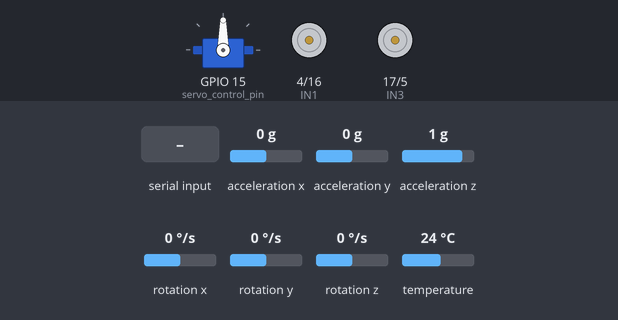
Simulated run of this sketch. Board: ESP32. Parts: servo, motor-driver pin pairs drawn as motors (green arrow = first pin HIGH = forward, orange = second pin HIGH = backward, longer = more drive, scaled by the enable pin). Inputs (shaded band) come from the test bench; at power-on: acceleration x 0 g, acceleration y 0 g, acceleration z 1 g, rotation x 0 °/s, rotation y 0 °/s, rotation z 0 °/s, temperature 24 °C. Nothing arrives over Bluetooth unless stated; what the sketch prints to the serial monitor is not drawn.

Above: at 2.2 s.
2.3 s: "F" received over the second serial link
At 3.5 s:
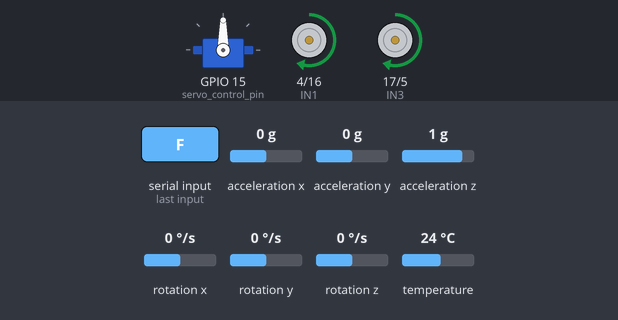
3.8 s: "B" received over the second serial link
At 4.9 s:
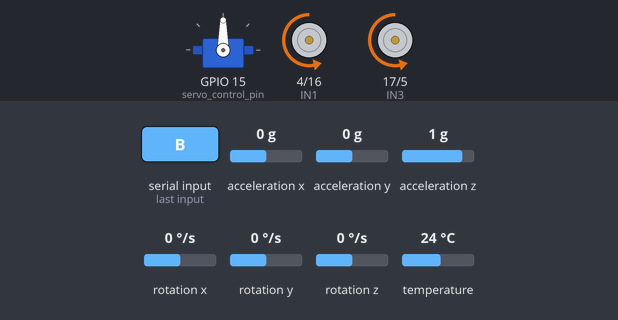
5.3 s: "1" received over the second serial link
At 5.9 s:
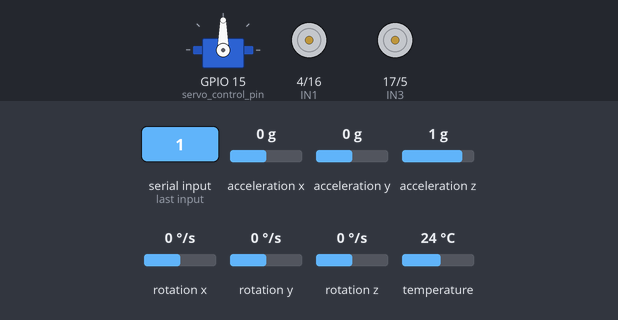
Timing chart, 0 to 8.3 s (numbered marks = the images above; inputs shaded):
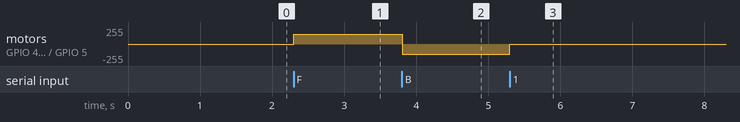

The sketch:

Survelliance_Car_with_PID_Control.ino
```cpp
//....................................MPU6050 define........................................
#include <ESP.h>
#include <Wire.h>
#include <Adafruit_MPU6050.h>
#include <Adafruit_Sensor.h>
#include <BluetoothSerial.h>
#include <ESP32Servo.h>

//........................................Servo define....................................

// Use the ESP32Servo library for ESP32
#define servo_control_pin 15  // Define the pin for the servo signal
Servo servo;                  // Create a servo object to control the servo


BluetoothSerial SerialBT;
Adafruit_MPU6050 mpu;

//.........................................Define motor control pins......................
#define IN1 4
#define IN2 16
#define IN3 17
#define IN4 5
#define ENA 2   // PWM for left motor
#define ENB 18  // PWM for right motor

//....................................  Communication functions and structure ..............................
int servo_pos=90;

void setup() {
  Serial.begin(115200);
  SerialBT.begin();
  Wire.begin();


 // Attach the servo to the defined pin
  servo.attach(servo_control_pin);
  servo.write(servo_pos);
  delay(1000);

  //................................................ MPU6050 setup ....................................
  if (!mpu.begin()) {
    Serial.println("MPU6050 not found!");
    while (1)
      ;
  }

  Serial.println("MPU6050 connected!");


  // Configure MPU6050 settings
  mpu.setGyroRange(MPU6050_RANGE_500_DEG);     // Sensitivity ±500°/s
  mpu.setFilterBandwidth(MPU6050_BAND_21_HZ);  // Noise filtering


  //........................................... Set motor pins as outputs .................................
  pinMode(IN1, OUTPUT);
  pinMode(IN2, OUTPUT);
  pinMode(IN3, OUTPUT);
  pinMode(IN4, OUTPUT);
  pinMode(ENA, OUTPUT);
  pinMode(ENB, OUTPUT);
}

////......................PID...........................

float kp = 100, ki = 4, kd = 2;  // best kp=100, ki=4 and kd=2


float feedback = 0;
float error, previous_error = 0;
float P, I = 0, D;
float PID_out;
unsigned long time1;
unsigned long time2;

void PID_Forward(int ref) {

  sensors_event_t a, g, temp;
  mpu.getEvent(&a, &g, &temp);
  time2 = millis();
  float dt = (time2 - time1) / 1000.0;

  float gyroZ = g.gyro.z * 180 / PI;
  //if (gyroZ > 0.05)                  // in feedback small value has significance
  feedback += dt * gyroZ;

  error = ref - feedback;
  P = kp * error;
  I += error * dt;
  float derivative = (error - previous_error) / dt;
  D = kd * derivative;
  PID_out = P + (ki * I) + D;
  int motor_speed_change = constrain(PID_out, -105, 105);
  int motor_speed = 150;
  int motorR = motor_speed + motor_speed_change;
  int motorL = motor_speed - motor_speed_change;
  // Serial.print("R = ");
  // Serial.print(motorR);
  // Serial.print("   L = ");
  // Serial.println(motorL);
  analogWrite(ENA, motorR);
  analogWrite(ENB, motorL);

  previous_error = error;
  time1 = time2;
}

void PID_Backward(int ref) {

  sensors_event_t a, g, temp;
  mpu.getEvent(&a, &g, &temp);
  time2 = millis();

  float dt = (time2 - time1) / 1000.0;

  float gyroZ = g.gyro.z * 180 / PI;
  //if (gyroZ > 0.05)                  // in feedback small value has significance
  feedback += dt * gyroZ;

  error = ref - feedback;
  P = kp * error;
  I += error * dt;
  float derivative = (error - previous_error) / dt;
  D = kd * derivative;
  PID_out = P + (ki * I) + D;
  int motor_speed_change = constrain(PID_out, -105, 105);
  int motor_speed = 150;
  int motorR = motor_speed - motor_speed_change;
  int motorL = motor_speed + motor_speed_change;
  // Serial.print("R = ");
  // Serial.print(motorR);
  // Serial.print("   L = ");
  // Serial.println(motorL);
  analogWrite(ENA, motorR);
  analogWrite(ENB, motorL);

  previous_error = error;
  time1 = time2;
}

///////........................................ Main Loop function ......................................
void loop() {

  char ch;
  if (SerialBT.available()) {
    ch = SerialBT.read();
    if (ch == 'F') {
      time1 = millis();
      PID_Forward(0);
      forward();
      delay(20);
    } else if (ch == 'B') {
      time1 = millis();
      PID_Backward(0);
      backward();
      delay(20);
    }
    else if(ch=='L')
    {
      servo_pos++;
      servo_pos = min(180,servo_pos);
      servo.write(servo_pos);
      delay(30);
    }
    else if(ch=='R')
    {
      servo_pos--;
      servo_pos = max(0,servo_pos);
      servo.write(servo_pos);
      delay(30);
    }
     else
      motor_stop();
  }
}
```

Motor_Control.ino
```cpp
void forward()
{
  digitalWrite(IN1,HIGH);
  digitalWrite(IN2,LOW);
  digitalWrite(IN3,HIGH);
  digitalWrite(IN4,LOW);
}


void backward()
{
  digitalWrite(IN1,LOW);
  digitalWrite(IN2,HIGH);
  digitalWrite(IN3,LOW);
  digitalWrite(IN4,HIGH);
}


void Turn_left()
{
  digitalWrite(IN1,HIGH);
  digitalWrite(IN2,LOW);
  digitalWrite(IN3,LOW);
  digitalWrite(IN4,LOW);
}


void Turn_right()
{
  digitalWrite(IN1,LOW);
  digitalWrite(IN2,LOW);
  digitalWrite(IN3,HIGH);
  digitalWrite(IN4,LOW);
}


void motor_stop()
{
  digitalWrite(IN1,LOW);
  digitalWrite(IN2,LOW);
  digitalWrite(IN3,LOW);
  digitalWrite(IN4,LOW);
}
```

Measured:
- after the input at 2.3 s, motor on GPIO 4 (IN1) / GPIO 16 (IN2), motor on GPIO 17 (IN3) / GPIO 5 (IN4): stopped → forward 150/255 at once
- after the input at 3.8 s, motor on GPIO 4 (IN1) / GPIO 16 (IN2), motor on GPIO 17 (IN3) / GPIO 5 (IN4): forward 150/255 → backward 150/255 at once
- after the input at 5.3 s, motor on GPIO 4 (IN1) / GPIO 16 (IN2), motor on GPIO 17 (IN3) / GPIO 5 (IN4): backward 150/255 → stopped at once
